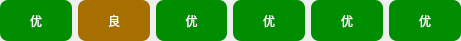
  <widget class="QWidget" name="widget0403" native="true">
   <property name="geometry">
    <rect>
     <x>20</x>
     <y>540</y>
     <width>461</width>
     <height>41</height>
    </rect>
   </property>
   <layout class="QHBoxLayout" name="horizontalLayout_6">
    <property name="leftMargin">
     <number>0</number>
    </property>
    <property name="topMargin">
     <number>0</number>
    </property>
    <property name="rightMargin">
     <number>0</number>
    </property>
    <property name="bottomMargin">
     <number>0</number>
    </property>
    <item>
     <widget class="QLabel" name="labelairq0">
      <property name="styleSheet">
       <string notr="true">background-color: rgb(0, 142, 0);
border-radius: 8px;
color:rgb(255,255,255);</string>
      </property>
      <property name="text">
       <string>优</string>
      </property>
      <property name="alignment">
       <set>Qt::AlignmentFlag::AlignCenter</set>
      </property>
     </widget>
    </item>
    <item>
     <widget class="QLabel" name="labelairq1">
      <property name="styleSheet">
       <string notr="true">
background-color: rgb(166, 111, 0);
border-radius: 8px;
color:rgb(255,255,255);</string>
      </property>
      <property name="text">
       <string>良</string>
      </property>
      <property name="alignment">
       <set>Qt::AlignmentFlag::AlignCenter</set>
      </property>
     </widget>
    </item>
    <item>
     <widget class="QLabel" name="labelairq2">
      <property name="styleSheet">
       <string notr="true">background-color: rgb(0, 142, 0);
border-radius: 8px;
color:rgb(255,255,255);</string>
      </property>
      <property name="text">
       <string>优</string>
      </property>
      <property name="alignment">
       <set>Qt::AlignmentFlag::AlignCenter</set>
      </property>
     </widget>
    </item>
    <item>
     <widget class="QLabel" name="labelairq3">
      <property name="styleSheet">
       <string notr="true">background-color: rgb(0, 142, 0);
border-radius: 8px;
color:rgb(255,255,255);</string>
      </property>
      <property name="text">
       <string>优</string>
      </property>
      <property name="alignment">
       <set>Qt::AlignmentFlag::AlignCenter</set>
      </property>
     </widget>
    </item>
    <item>
     <widget class="QLabel" name="labelairq4">
      <property name="styleSheet">
       <string notr="true">background-color: rgb(0, 142, 0);
border-radius: 8px;
color:rgb(255,255,255);</string>
      </property>
      <property name="text">
       <string>优</string>
      </property>
      <property name="alignment">
       <set>Qt::AlignmentFlag::AlignCenter</set>
      </property>
     </widget>
    </item>
    <item>
     <widget class="QLabel" name="labelairq5">
      <property name="styleSheet">
       <string notr="true">background-color: rgb(0, 142, 0);
border-radius: 8px;
color:rgb(255,255,255);</string>
      </property>
      <property name="text">
       <string>优</string>
      </property>
      <property name="alignment">
       <set>Qt::AlignmentFlag::AlignCenter</set>
      </property>
     </widget>
    </item>
   </layout>
  </widget>
